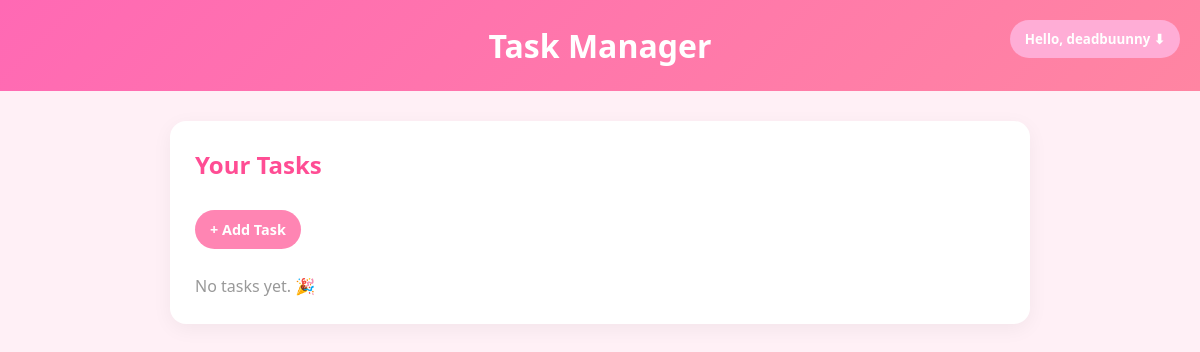
Page /home/ (signed in) on the earlier database version.
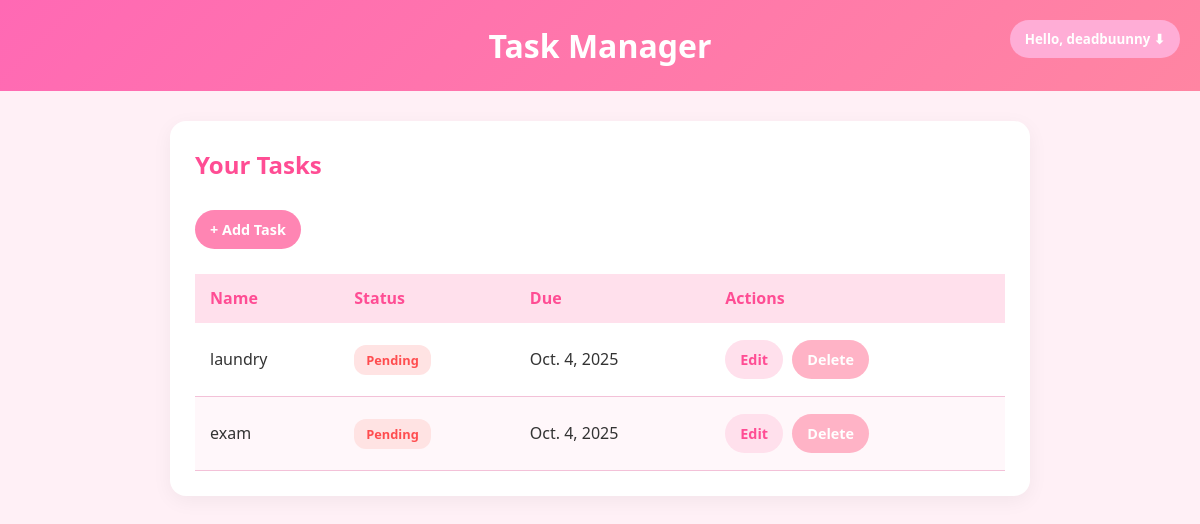
Same page on the later database version.
### app/models.py (models this page shows)
class Task(models.Model):
    user = models.ForeignKey(User, on_delete=models.CASCADE, null=True, blank=True)
    name = models.CharField(max_length = 100)
    created_at = models.DateField(auto_now_add = True)
    due_date = models.DateField(null = True, blank = True)
    STATUS_CHOICES = [
        ("pending", "Pending"),
        ("in-progress", "In-Progress"),
        ("completed", "Completed"),
    ]
    status = models.CharField(
        max_length=20,
        choices=STATUS_CHOICES,
        default="pending"
    )

### app/views.py (the view)
# urls.py: path("home/", views.home, name="home"),
@login_required
def home(request):
    tasks = Task.objects.filter(user=request.user).order_by("-created_at")
    return render(request, "home.html", {"tasks": tasks})

### app/templates/home.html (shortened to what this page needs)
{% load static %}
<!DOCTYPE html>
<html lang="en">
<head>
    <link rel="stylesheet" href="{% static 'css/home.css' %}">
</head>
<body>
    <header class="header">
        <h1>Task Manager</h1>
        <div class="account-menu">
            <div class="dropdown">
                <button class="dropdown-btn">Hello, {{ request.user.username }} ⬇</button>
            </div>
        </div>
    </header>
    <main class="container">
        <section class="card">
            <h2>Your Tasks</h2>
            <a href="{% url 'task_add' %}" class="btn-primary">+ Add Task</a>
            {% if tasks %}
                <table class="task-table">
                    <thead>
                        <tr>
                            <th>Name</th>
                            <th>Status</th>
                            <th>Due</th>
                            <th>Actions</th>
                        </tr>
                    </thead>
                    <tbody>
                        {% for task in tasks %}
                            <tr>
                                <td data-label="Name">{{ task.name }}</td>
                                <td data-label="Status">
                                    {% if task.status == "pending" %}
                                        <span class="status status-pending">Pending</span>
                                    {% elif task.status == "in-progress" %}
                                        <span class="status status-inprogress">In Progress</span>
                                    {% elif task.status == "completed" %}
                                        <span class="status status-completed">Completed</span>
                                    {% endif %}
                                </td>
                                <td data-label="Due">{{ task.due_date|default:"-" }}</td>
                                <td data-label="Actions">
                                    <a href="{% url 'task_edit' task.id %}" class="btn">Edit</a>
                                    <a href="{% url 'task_delete' task.id %}" class="btn-danger">Delete</a>
                                </td>
                            </tr>
                        {% endfor %}
                    </tbody>
                </table>
            {% else %}
                <p class="empty">No tasks yet. 🎉</p>
            {% endif %}
        </section>
    </main>
</body>
</html>

Differences in the rows shown:
added Task: name "laundry", status "Pending", due_date "Oct. 4, 2025"
added Task: name "exam", status "Pending", due_date "Oct. 4, 2025"
Other differences:
text no longer shown: "No tasks yet. 🎉"
text now shown: "Name Status Due Actions"
